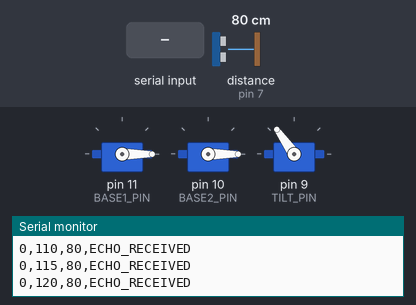
A sketch run on a simulated Arduino Uno, built with avr-gcc and run on an emulated ATmega328P. Shown: 3 × servo, the last lines printed to the serial monitor. Wiring (inferred from the names in the program): ultrasonic range finder: trigger pin 6; echo pin 7. Inputs (shaded band) come from the test bench; at power-on: distance to the obstacle (sensor on pin 7) 80 cm. The echo pulse lasts 58.3 µs per cm.

Above: at 1.9 s.
2.0 s: "PAUSE\n" received over Serial
At 2.0 s:
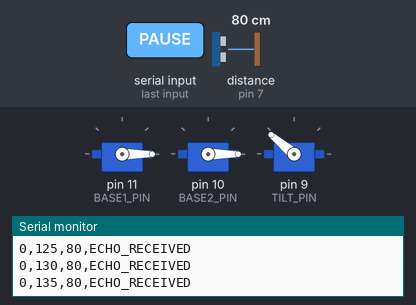
3.5 s: "RESUME\n" received over Serial
At 3.98 s:
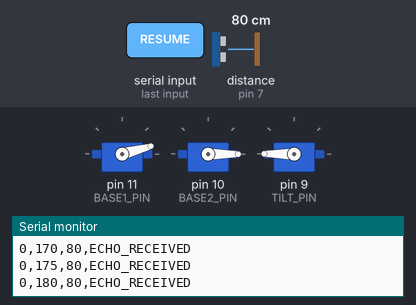
At 5.59 s:
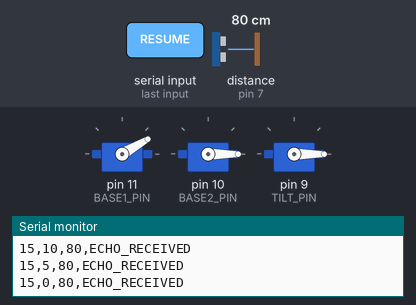
6.5 s: distance to the obstacle (sensor on pin 7) set to 250 cm
9.5 s: distance to the obstacle (sensor on pin 7) set to 2 cm
At 10.76 s:
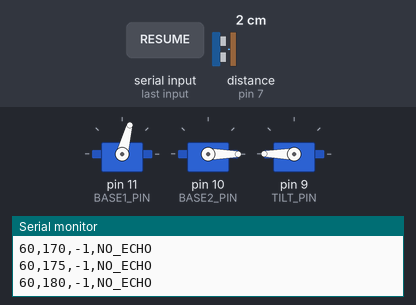
12.5 s: distance to the obstacle (sensor on pin 7) set to 183 cm
15.5 s: distance to the obstacle (sensor on pin 7) set to 4 cm
Timing chart, 0 to 21.3 s (numbered marks = the images above; inputs shaded):
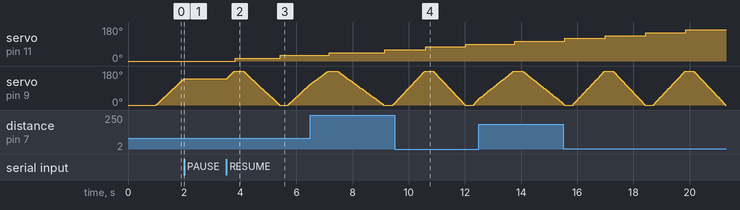

The sketch:

the_sky_scanner_v2.ino
```cpp
#include <Servo.h>
#include <string.h>

// Base and tilt servos
Servo baseD11;
Servo baseD10;
Servo tiltD9;

// Servo pins
const byte BASE1_PIN = 11;
const byte BASE2_PIN = 10;
const byte TILT_PIN  = 9;

// HC-SR04 pins
const byte TRIG_PIN = 6;
const byte ECHO_PIN = 7;

// Scanner settings
const int AZ_STEP = 15;
const int TILT_MIN = 0;
const int TILT_MAX = 180;
const int TILT_STEP = 5;

// Timing
const unsigned long BASE_SETTLE_MS = 250;
const unsigned long TILT_SETTLE_MS = 30;

bool tiltUp = true;
bool scanPaused = false;
bool manualGoto = false;
int currentAzimuth = 0;
int currentTilt = 0;
int resumeAzimuth = 0;
int resumeTilt = 0;
char commandBuffer[20];
byte commandLength = 0;

void readSerialCommands();
void waitIfPaused();
void waitWithPause(unsigned long durationMs);
void writeAzimuth(int azimuth);
bool parseCoordinate(char *text, int *result);
long readDistanceCM();
void setAzimuth(int azimuth);
void reportPoint(int azimuth, int tiltAngle);
void scanTilt(int azimuth);

// Read PAUSE/RESUME at any point during the scan.
void readSerialCommands() {
  while (Serial.available() > 0) {
    char c = (char)Serial.read();

    if (c == '\n' || c == '\r') {
      if (commandLength == 0) continue;
      commandBuffer[commandLength] = '\0';
      commandLength = 0;

      // Convert the command to uppercase, so pause/resume are case-insensitive.
      for (byte i = 0; commandBuffer[i] != '\0'; i++) {
        if (commandBuffer[i] >= 'a' && commandBuffer[i] <= 'z') {
          commandBuffer[i] -= ('a' - 'A');
        }
      }

      if (strcmp(commandBuffer, "PAUSE") == 0 || strcmp(commandBuffer, "STOP") == 0) {
        if (!scanPaused) {
          scanPaused = true;
          Serial.println(F("# PAUSED at current scan point"));
        }
      } else if (strcmp(commandBuffer, "RESUME") == 0 || strcmp(commandBuffer, "START") == 0) {
        if (scanPaused) {
          if (manualGoto) {
            writeAzimuth(resumeAzimuth);
            tiltD9.write(resumeTilt);
            manualGoto = false;
          }
          scanPaused = false;
          Serial.println(F("# RESUMED; continuing scan"));
        }
      } else if (strncmp(commandBuffer, "GOTO ", 5) == 0) {
        char *coordinates = commandBuffer + 5;
        char *comma = strchr(coordinates, ',');
        if (comma == NULL) {
          Serial.println(F("# Use GOTO azimuth,tilt (example: GOTO 120,45)"));
        } else {
          *comma = '\0';
          int azimuth;
          int elevation;
          if (!parseCoordinate(coordinates, &azimuth) ||
              !parseCoordinate(comma + 1, &elevation) ||
              azimuth < 0 || azimuth > 360 ||
              elevation < TILT_MIN || elevation > TILT_MAX) {
            Serial.println(F("# GOTO range: azimuth 0-360, tilt 0-180"));
          } else {
            if (!manualGoto) {
              resumeAzimuth = currentAzimuth;
              resumeTilt = currentTilt;
            }
            manualGoto = true;
            scanPaused = true;
            writeAzimuth(azimuth);
            tiltD9.write(elevation);
            Serial.print(F("# GOTO "));
            Serial.print(azimuth);
            Serial.print(',');
            Serial.print(elevation);
            Serial.println(F("; scan paused; send RESUME to continue"));
          }
        }
      } else {
        Serial.println(F("# Commands: PAUSE, RESUME, GOTO azimuth,tilt"));
      }
    } else if (commandLength < sizeof(commandBuffer) - 1) {
      commandBuffer[commandLength++] = c;
    } else {
      commandLength = 0;
      Serial.println(F("# Command too long; send PAUSE or RESUME"));
    }
  }
}

// While paused, keep checking serial. The scan loop and its current angles stay intact.
void waitIfPaused() {
  readSerialCommands();
  while (scanPaused) {
    readSerialCommands();
    delay(2);
  }
}

// A pause does not consume the remaining settling time.
void waitWithPause(unsigned long durationMs) {
  while (durationMs > 0) {
    waitIfPaused();
    delay(1);
    durationMs--;
  }
}

bool parseCoordinate(char *text, int *result) {
  while (*text == ' ' || *text == '\t') text++;
  if (*text == '\0') return false;
  long value = 0;
  bool foundDigit = false;
  while (*text != '\0') {
    if (*text == ' ' || *text == '\t') {
      while (*text == ' ' || *text == '\t') text++;
      if (*text != '\0') return false;
      break;
    }
    if (*text < '0' || *text > '9') return false;
    foundDigit = true;
    value = value * 10 + (*text - '0');
    if (value > 10000) return false;
    text++;
  }
  if (!foundDigit) return false;
  *result = (int)value;
  return true;
}

void writeAzimuth(int azimuth) {
  if (azimuth <= 180) {
    baseD10.write(0);
    baseD11.write(azimuth);
  } else {
    baseD11.write(180);
    baseD10.write(azimuth - 180);
  }
}

long readDistanceCM() {
  waitIfPaused();
  digitalWrite(TRIG_PIN, LOW);
  delayMicroseconds(3);
  digitalWrite(TRIG_PIN, HIGH);
  delayMicroseconds(10);
  digitalWrite(TRIG_PIN, LOW);

  unsigned long duration = pulseIn(ECHO_PIN, HIGH, 25000UL);
  waitIfPaused();

  if (duration == 0) return -1;
  long distance = duration / 58;
  if (distance < 2 || distance > 400) return -1;
  return distance;
}

void setAzimuth(int azimuth) {
  waitIfPaused();
  currentAzimuth = azimuth;
  writeAzimuth(azimuth);
  waitWithPause(BASE_SETTLE_MS);
}

void reportPoint(int azimuth, int tiltAngle) {
  waitWithPause(TILT_SETTLE_MS);
  long distance = readDistanceCM();

  Serial.print(azimuth);
  Serial.print(',');
  Serial.print(tiltAngle);
  Serial.print(',');
  Serial.print(distance);
  Serial.print(',');
  if (distance >= 0) Serial.println(F("ECHO_RECEIVED"));
  else Serial.println(F("NO_ECHO"));
}

void scanTilt(int azimuth) {
  if (tiltUp) {
    for (int el = TILT_MIN; el <= TILT_MAX; el += TILT_STEP) {
      waitIfPaused();
      currentTilt = el;
      tiltD9.write(el);
      reportPoint(azimuth, el);
    }
  } else {
    for (int el = TILT_MAX; el >= TILT_MIN; el -= TILT_STEP) {
      waitIfPaused();
      currentTilt = el;
      tiltD9.write(el);
      reportPoint(azimuth, el);
    }
  }
  tiltUp = !tiltUp;
}

void setup() {
  Serial.begin(9600);
  pinMode(TRIG_PIN, OUTPUT);
  pinMode(ECHO_PIN, INPUT);
  digitalWrite(TRIG_PIN, LOW);

  baseD11.attach(BASE1_PIN);
  baseD10.attach(BASE2_PIN);
  tiltD9.attach(TILT_PIN);
  baseD11.write(0);
  baseD10.write(0);
  tiltD9.write(TILT_MIN);
  delay(700);

  Serial.println(F("AZ_CMD_DEG,TILT_CMD_DEG,DISTANCE_CM,STATUS"));
  Serial.println(F("# Send PAUSE to pause; RESUME to continue"));
}

void loop() {
  // Forward scan: 0 to 345 degrees.
  for (int az = 0; az < 360; az += AZ_STEP) {
    waitIfPaused();
    setAzimuth(az);
    scanTilt(az);
  }

  // Reverse scan: 330 back to 15 degrees.
  for (int az = 360 - 2 * AZ_STEP; az >= AZ_STEP; az -= AZ_STEP) {
    waitIfPaused();
    setAzimuth(az);
    scanTilt(az);
  }

  // Return home without another tilt scan.
  waitIfPaused();
  setAzimuth(0);
}
```

Measured:
- after the input at 2.0 s, servo on pin 11 (BASE1_PIN): stays 0° (without the input it goes to 15° after 0.32 s); servo on pin 9 (TILT_PIN): stays 140° (without the input it goes to 145° after 0.03 s)
- after the input at 3.5 s, servo on pin 11 (BASE1_PIN): 0° → 15° after 0.32 s, → 30° 1.6 s later
- after the input at 9.5 s, servo on pin 11 (BASE1_PIN): 60° → 75° after 1.1 s instead of 1.6 s
